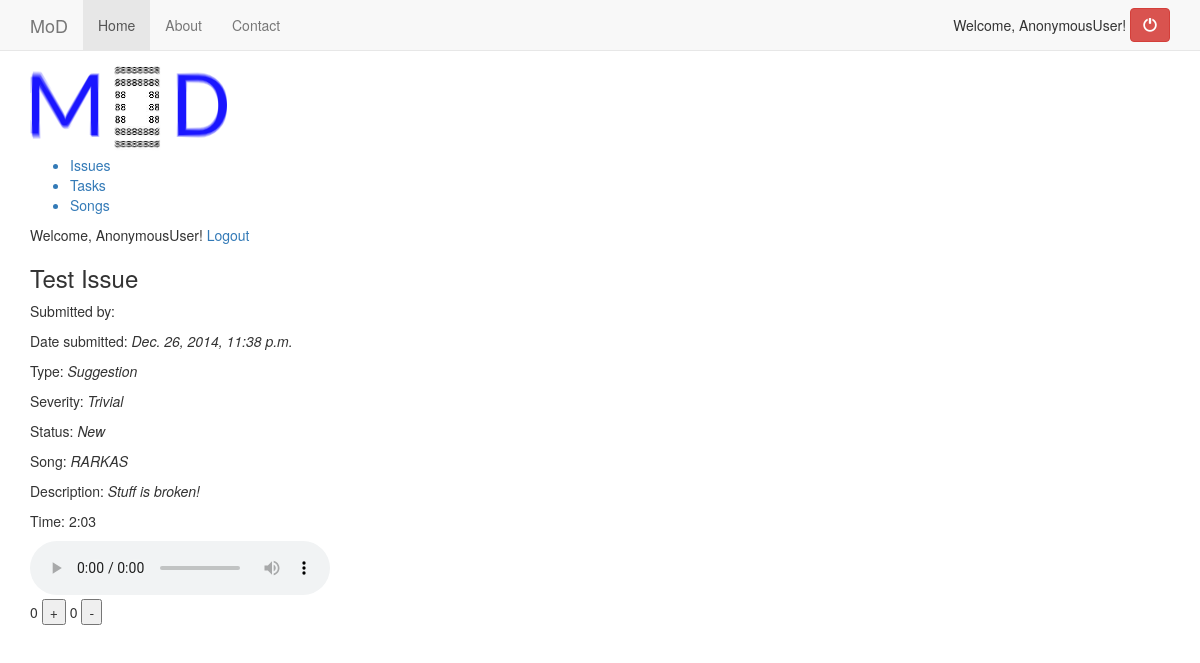
Page /issues/2/ on the earlier database version.
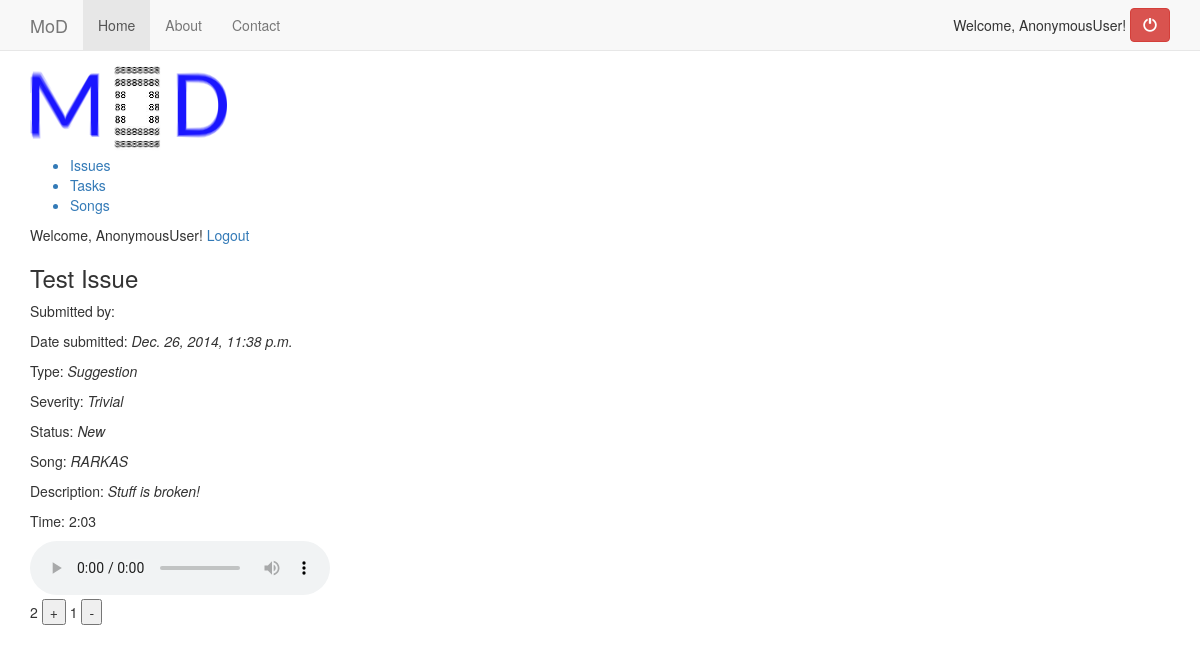
Same page on the later database version.
### issues/models.py (models this page shows, shortened)
class Issue(models.Model):
    def is_new(self):
        return self.status == 'New'
    def timecode(self):
        minutes = self.seconds / 60
        seconds = self.seconds % 60
        return "%d:%02d" % (minutes, seconds)
    is_new.boolean = True
    title = models.CharField(max_length=50)
    description = models.CharField(max_length=1000)
    date = models.DateTimeField('date')
    typeof = models.CharField(max_length=100, choices=TYPE_CHOICES, default='Suggestion')
    severity = models.CharField(max_length = 100, choices=SEVERITY_CHOICES, default='Trivial')
    status = models.CharField(max_length = 50, choices=STATUS_CHOICES, default='New')
    upvotes = models.IntegerField(default=0)
    downvotes = models.IntegerField(default=0)
    song = models.ForeignKey(Song)
    seconds = models.IntegerField(default=0)
    reporter = models.CharField(max_length=30, default='nobody')

class Song(models.Model):
    title = models.CharField(max_length=50, default='')
    notes = models.CharField(max_length=200, default='None')
    url = models.CharField(max_length=500, default='')

### issues/views.py (the view)
# urls.py: url(r'^(?P<pk>\d+)/$', views.DetailView.as_view(), name='detail'),
class DetailView(generic.DetailView):
    model = Issue
    template_name = 'issues/detail.html'

### issues/templates/issues/detail.html (shortened to what this page needs)
{% extends 'issues/base.html' %}
{% load staticfiles %}
{% block body %}
<header id='header'>
    <img src="{% static 'issues/images/mod.png' %}"/>
    <div class='top'>
        <ul>
            <a href="{% url 'issues:index' %}"><li>Issues</li></a>
            <a href="{% url 'issues:task_index' %}"><li>Tasks</li></a>
            <a href="{% url 'issues:song_index' %}"><li>Songs</li></a>
        </ul>
    </div>
    Welcome, {{ user }}!
    <a href="{% url 'issues:logout' %}">Logout</a>
</header>
<div class='details'>
    {% if issue %}
    <h3>{{ issue.title }}</h3>
    <div class='detail'>
        <p>Submitted by: </p>
        <p>Date submitted: <i>{{ issue.date }}</i></p>
        <p>Type: <i>{{ issue.typeof }}</i></p>
        <p>Severity: <i>{{ issue.severity }}</i></p>
        <p>Status: <i>{{ issue.status }}</i></p>
        {% if issue.song.title != 'General' %}
        <p>Song: <i>{{ issue.song.title }}</i></p>
        {% endif %}
        <div class='description'><p>Description: <i>{{ issue.description }}</i></p></div>
        <p>Time: {{ issue.timecode }}</p>
        {% if issue.song.url != '' %}
        <audio controls id="song">
            <source src="{{ issue.song.url }}" type="audio/mpeg">
        </audio>
        {% endif %}
        <form action="{% url 'issues:vote' issue.id %}" method="post">
            <p>{{ issue.upvotes }}
            <input type='submit' class='upvote' name='voteup' value='+'>
            {{ issue.downvotes }}
            <input type='submit' class='downvote' name='votedown' value='-'></p>
        </form>
                {% endif %}
            </div>
        </div>
        {% endblock %}

Differences in the rows shown:
changed Issue "Test Issue": upvotes "0" → "2"; downvotes "0" → "1"
